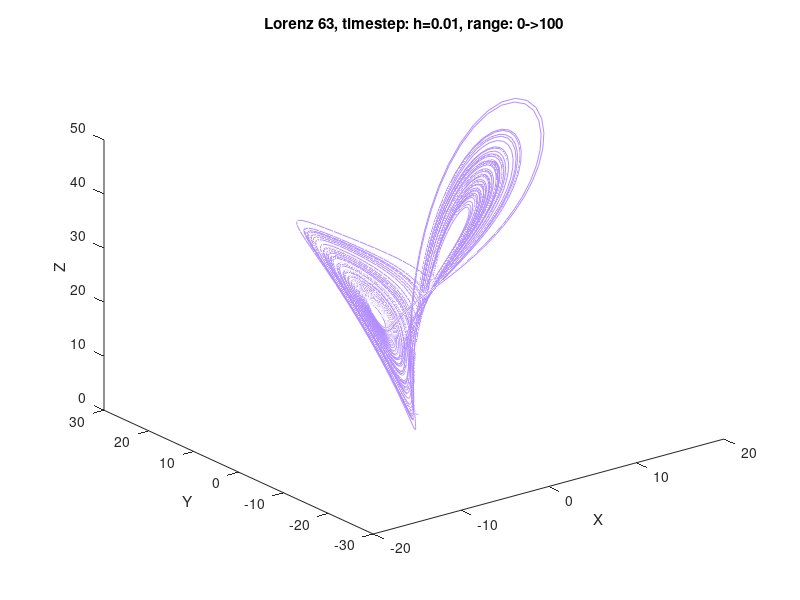

The MATLAB source for this figure: (Note: this script raises an error after producing the figure.)
sigma = 10;
beta = 8/3;
rho = 28;

f = @(t,a) [
    -sigma*a(1) + sigma*a(2);
    rho*a(1) - a(2) - a(1)*a(3);
    -beta*a(3) + a(1)*a(2)];

[t,a] = ode45(f, 0:0.01:100, [1 1 1]);

% Plot the ideal Lorenz system
figure('name', 'Lorenz');
plot3(a(:,1),a(:,2),a(:,3), '-', 'Color', '#B28DFF');
title('Lorenz 63, timestep: h=0.01, range: 0->100');
xlabel('X');
ylabel('Y');
zlabel('Z');

% Let's add some noise that is centered around zero
% Adjust this value to manipulate Sigma for mvnrnd
noise = 0.05;
obs = a + mvnrnd(zeros(size(a)), noise*ones(1, width(a)));
figure('name', 'Noisy Lorenz');
plot3(obs(:,1),obs(:,2),obs(:,3), '-', 'Color', '#FFABAB');
title('Lorenz 63, timestep: h=0.01, range: 0->100');
xlabel('X');
ylabel('Y');
zlabel('Z');

% Now, let's try to build the Runge Kutta

